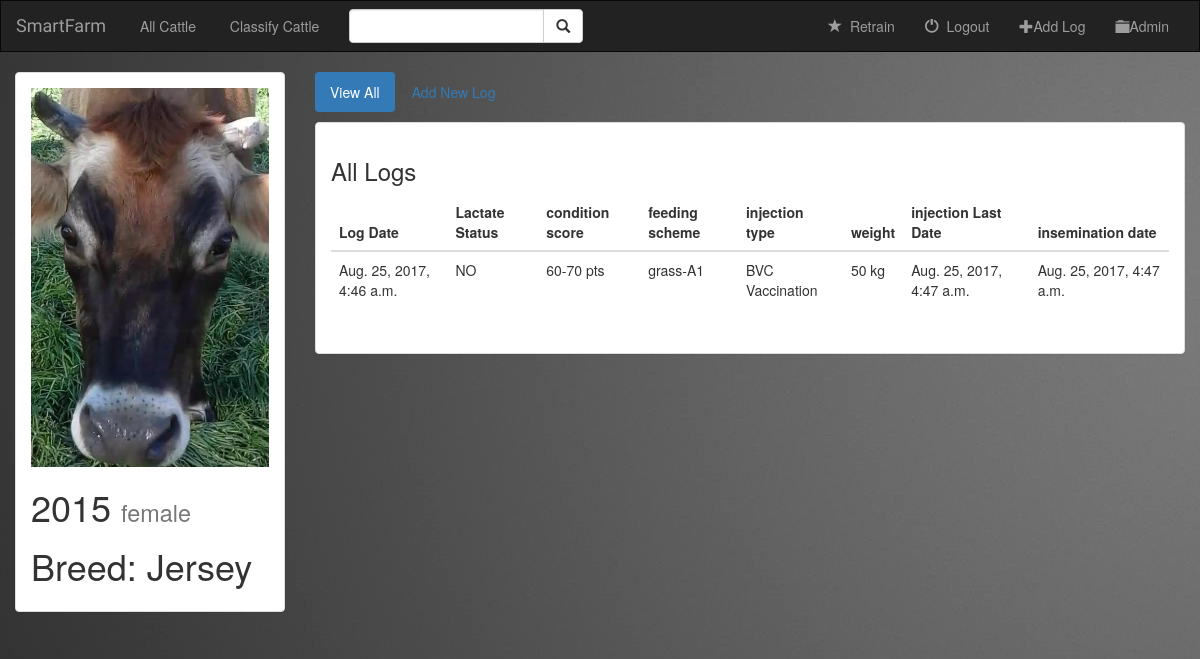
Screenshot of /3/ (signed in) with the database file from the repository.
### face/models.py (models this page shows, shortened)
class Cow(models.Model):
    MALE = 'male'
    FEMALE = 'female'
    JERSEY = 'Jersey'
    AUBRAC = 'Aubrac'
    T1 = 'Horned In Both Sexes'
    T2 = 'Male Only Horned '
    HORN_CHOICES = (
        (T1, 'Horned In Both Sexes'),
        (T2, 'Male Only Horned '),
        )
    GENDER_CHOICES = (
        (MALE, 'male'),
        (FEMALE, 'female'),
        )
    name = models.CharField(max_length=100)
    gender = models.CharField(max_length=6, choices=GENDER_CHOICES,
        default=FEMALE)
    BREED_CHOICES = (
        (JERSEY, 'Jersey'),
        (AUBRAC, 'Aubrac'),
        )
    breed = models.CharField(max_length=15, choices=BREED_CHOICES,
        default=JERSEY)
    coat_color = models.CharField(max_length=100, default=None)
    horn_status = models.CharField(max_length=50, choices=HORN_CHOICES,
        default=T1)
    used_for = models.CharField(max_length=100, default=None)
    cow_img = models.FileField(default=None)

class CattleLog(models.Model):
    NO = 'NO'
    YES = 'YES'
    A = ' 1-10 pts '
    B = '10-20 pts'
    C = '20-30 pts'
    D = '30-40 pts'
    E = '50-60 pts'
    F = '60-70 pts'
    G = '70-80 pts'
    H = '80-90 pts'
    I = '90-100 pts'
    LAC_CHOICES = (
        (NO, 'NO'),
        (YES, 'YES'),
    )
    PTS_CHOICES = (
        (A, ' 1-10 pts'),
        (B, '10-20 pts'),
        (C, '20-30 pts'),
        (D, '30-40 pts'),
        (E, '50-60 pts'),
        (F, '60-70 pts'),
        (G, '70-80 pts'),
        (G, '70-80 pts'),
        (H, '80-90 pts'),
        (I, '90-100 pts'),
    )
    cow = models.ForeignKey(Cow, on_delete=models.CASCADE)
    log = models.DateTimeField()
    birth_date = models.DateField()  # this must go in the cow model as it is a constant
    description = models.CharField(max_length=100000)
    lactating = models.CharField(max_length=15, choices=LAC_CHOICES,
        default=NO)
    feeding_scheme = models.CharField(max_length=100)
    condition_score = models.CharField(max_length=15, choices=PTS_CHOICES,
        default=A)
    injection_type = models.CharField(max_length=100)
    weight = models.PositiveSmallIntegerField(default=0)
    injection_Last_Date = models.DateTimeField()
    insemination_date = models.DateTimeField()

### face/views.py (the view)
# urls.py: url(r'^(?P<pk>[0-9])/$', login_required(views.DetailView.as_view()), name='detail'),
class DetailView(generic.DetailView):
    model = Cow
    template_name = 'face/detail.html'

### face/templates/face/detail.html (shortened to what this page needs)
{% extends 'face/base.html' %}
{% block body %}
    <div class="container-fluid songs-container">
    <div class="row">
        <div class="col-sm-4 col-md-3">
            <div class="panel panel-default">
                <div class="panel-body">
                    <a href="{% url 'face:detail' cow.id %}">
                        {% if cow.cow_img %}
                            <img src="{{ cow.cow_img.url }}" class="img-responsive">
                        {% else %}
                            <h3>No image to display</h3>
                        {% endif %}
                    </a>
                    <h1>{{ cow.name }} <small>{{ cow.gender }}</small></h1>
                    <h1>Breed: {{ cow.breed }}</h1>
                </div>
            </div>
        </div>
        <div class="col-sm-8 col-md-9">
            <ul class="nav nav-pills" style="margin-bottom: 10px;">
                <li role="presentation" class="active"><a href="{% url 'face:index'%}">View All</a></li>
                <li role="presentation"><a href="{{ pk }}/admin/face/cattlelog/add/">Add New Log</a></li>
            </ul>
            <div class="panel panel-default">
                <div class="panel-body">
                    <h3>All Logs</h3>
                    <table class="table">
                        <thead>
                        <tr>
                            <th>Log Date</th>
                            <th>Lactate Status</th>
                            <th>condition score</th>
                            <th>feeding scheme</th>
                            <th>injection type</th>
                            <th>weight</th>
                            <th>injection Last Date</th>
                            <th>insemination date</th>
                        </tr>
                        </thead>
                        <tbody>
                        {% for log in cow.cattlelog_set.all %}
                            <tr>
                                <td>{{ log.log }}</td>
                                <td>
                                   <p>{{ log.lactating }}</p>
                                </td>
                                <td>
                                    <p>{{ log.condition_score }}</p>
                                </td>
                                <td>
                                    <p>{{ log.feeding_scheme }}</p>
                                </td>
                                <td>
                                    <p>{{ log.injection_type }}</p>
                                </td>
                                <td>
                                    <p>{{ log.weight }} kg</p>
                                </td>
                                <td>
                                    <p>{{ log.injection_Last_Date }}</p>
                                </td>
                                <td>
                                    <p>{{ log.insemination_date }}</p>
                                </td>
                            </tr>
                        {% endfor %}
                        </tbody>
                    </table>
                </div>
            </div>
        </div>
    </div>
</div>
{% endblock %}

### face/static/face/style.css (style rules this page uses)
body { background: white url("images/background.png"); }

### rows the page displays
Cow: cow_img (picture), name "2015", gender "female", breed "Jersey"
CattleLog: log "Aug. 25, 2017, 4:46 a.m.", lactating "NO", condition_score "60-70 pts", feeding_scheme "grass-A1", injection_type "BVC Vaccination", weight "50", injection_Last_Date "Aug. 25, 2017, 4:47 a.m.", insemination_date "Aug. 25, 2017, 4:47 a.m."
